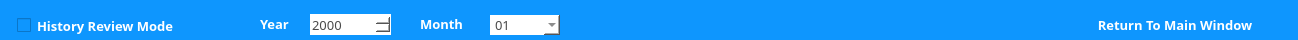
   <widget class="QWidget" name="widget" native="true">
    <property name="geometry">
     <rect>
      <x>0</x>
      <y>-10</y>
      <width>1298</width>
      <height>40</height>
     </rect>
    </property>
    <property name="styleSheet">
     <string notr="true">QWidget
{
    /*字体为微软雅黑*/
    font-family:Microsoft Yahei;
    /*字体大小为20点*/
    font-size:10pt;
    /*字体颜色为白色*/    
    color:white;
    /*背景颜色*/  
    background-color:rgb(14 , 150 , 254);
    /*边框圆角半径为8像素*/ 
    border-radius:12px;
}</string>
    </property>
    <widget class="QPushButton" name="pushButton_8">
     <property name="geometry">
      <rect>
       <x>1050</x>
       <y>10</y>
       <width>250</width>
       <height>30</height>
      </rect>
     </property>
     <property name="styleSheet">
      <string notr="true">QPushButton
{
    /*字体为微软雅黑*/
    font-family:Microsoft Yahei;
    /*字体大小为20点*/
    font-size:10pt;
    /*字体颜色为白色*/
	font-weight:bold;    
    color:white;
    /*背景颜色*/  
    background-color:rgb(14 , 150 , 254);
    /*边框圆角半径为8像素*/ 
    border-radius:10px;
}

/*按钮停留态*/
QPushButton:hover
{
    /*背景颜色*/  
    background-color:rgb(7, 114, 254);
    padding-left:-3px;
    /*上内边距为3像素，让按下时字向下移动3像素*/  
    padding-top:-3px;
}

/*按钮按下态*/
QPushButton:pressed
{
    /*背景颜色*/  
    background-color:rgb(14 , 135 , 228);
    /*左内边距为3像素，让按下时字向右移动3像素*/  
    padding-left:3px;
    /*上内边距为3像素，让按下时字向下移动3像素*/  
    padding-top:3px;
}</string>
     </property>
     <property name="text">
      <string>Return To Main Window</string>
     </property>
    </widget>
    <widget class="QCheckBox" name="checkBox">
     <property name="geometry">
      <rect>
       <x>17</x>
       <y>17</y>
       <width>230</width>
       <height>17</height>
      </rect>
     </property>
     <property name="font">
      <font>
       <family>Microsoft Yahei</family>
       <pointsize>10</pointsize>
       <weight>75</weight>
       <bold>true</bold>
      </font>
     </property>
     <property name="text">
      <string>History Review Mode</string>
     </property>
    </widget>
    <widget class="QLabel" name="label">
     <property name="geometry">
      <rect>
       <x>260</x>
       <y>16</y>
       <width>50</width>
       <height>16</height>
      </rect>
     </property>
     <property name="font">
      <font>
       <family>Microsoft Yahei</family>
       <pointsize>10</pointsize>
       <weight>75</weight>
       <bold>true</bold>
      </font>
     </property>
     <property name="text">
      <string>Year</string>
     </property>
    </widget>
    <widget class="QDateEdit" name="dateEdit">
     <property name="geometry">
      <rect>
       <x>310</x>
       <y>14</y>
       <width>81</width>
       <height>21</height>
      </rect>
     </property>
     <property name="font">
      <font>
       <family>Microsoft Yahei</family>
       <pointsize>10</pointsize>
      </font>
     </property>
     <property name="styleSheet">
      <string notr="true">QDateEdit
{
    /*字体为微软雅黑*/
    font-family:Microsoft Yahei;
    /*字体大小为20点*/
	color:rgb(74, 74, 74);
   font-size:10pt;
	background-color:rgb(255, 255,255);
}

QDateEdit:hover
{
    /*背景颜色*/  
   background-color:rgb(229, 242, 255);
}

QDateEdit:focus
{
    /*背景颜色*/  
   background-color:rgb(229, 242, 255);
}</string>
     </property>
     <property name="displayFormat">
      <string notr="true">yyyy</string>
     </property>
    </widget>
    <widget class="QComboBox" name="comboBox_3">
     <property name="geometry">
      <rect>
       <x>490</x>
       <y>15</y>
       <width>70</width>
       <height>20</height>
      </rect>
     </property>
     <property name="font">
      <font>
       <family>Microsoft Yahei</family>
       <pointsize>10</pointsize>
      </font>
     </property>
     <property name="autoFillBackground">
      <bool>false</bool>
     </property>
     <property name="styleSheet">
      <string notr="true">QComboBox
{
    font-family:Microsoft Yahei;
	color:rgb(74, 74, 74);
   font-size:10pt;
	background-color:rgb(255, 255,255);
}

QComboBox:hover
{
   background-color:rgb(229, 242, 255);
}

QComboBox:focus
{
   background-color:rgb(229, 242, 255);
}</string>
     </property>
     <property name="editable">
      <bool>false</bool>
     </property>
     <property name="currentText">
      <string>01</string>
     </property>
     <property name="currentIndex">
      <number>0</number>
     </property>
     <property name="insertPolicy">
      <enum>QComboBox::InsertAtBottom</enum>
     </property>
     <property name="frame">
      <bool>true</bool>
     </property>
     <item>
      <property name="text">
       <string>01</string>
      </property>
     </item>
     <item>
      <property name="text">
       <string>02</string>
      </property>
     </item>
     <item>
      <property name="text">
       <string>03</string>
      </property>
     </item>
     <item>
      <property name="text">
       <string>04</string>
      </property>
     </item>
     <item>
      <property name="text">
       <string>05</string>
      </property>
     </item>
     <item>
      <property name="text">
       <string>06</string>
      </property>
     </item>
     <item>
      <property name="text">
       <string>07</string>
      </property>
     </item>
     <item>
      <property name="text">
       <string>08</string>
      </property>
     </item>
     <item>
      <property name="text">
       <string>09</string>
      </property>
     </item>
     <item>
      <property name="text">
       <string>10</string>
      </property>
     </item>
     <item>
      <property name="text">
       <string>11</string>
      </property>
     </item>
     <item>
      <property name="text">
       <string>12</string>
      </property>
     </item>
     <item>
      <property name="text">
       <string>All</string>
      </property>
     </item>
    </widget>
    <widget class="QLabel" name="label_2">
     <property name="geometry">
      <rect>
       <x>420</x>
       <y>16</y>
       <width>70</width>
       <height>16</height>
      </rect>
     </property>
     <property name="font">
      <font>
       <family>Microsoft Yahei</family>
       <pointsize>10</pointsize>
       <weight>75</weight>
       <bold>true</bold>
      </font>
     </property>
     <property name="text">
      <string>Month</string>
     </property>
    </widget>
   </widget>
